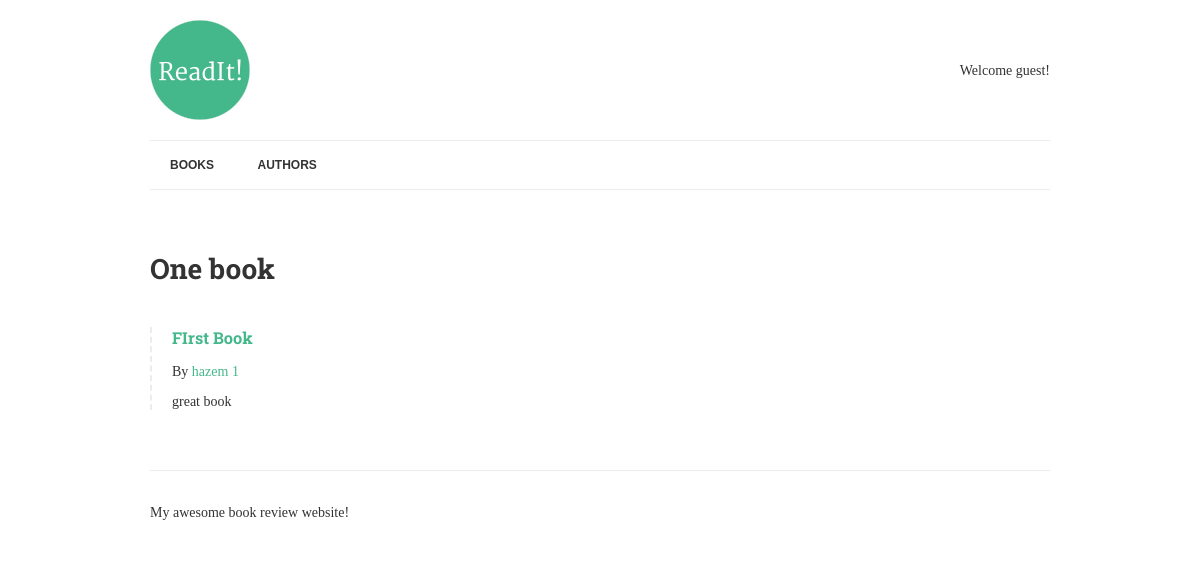
Before: / with the older database file.
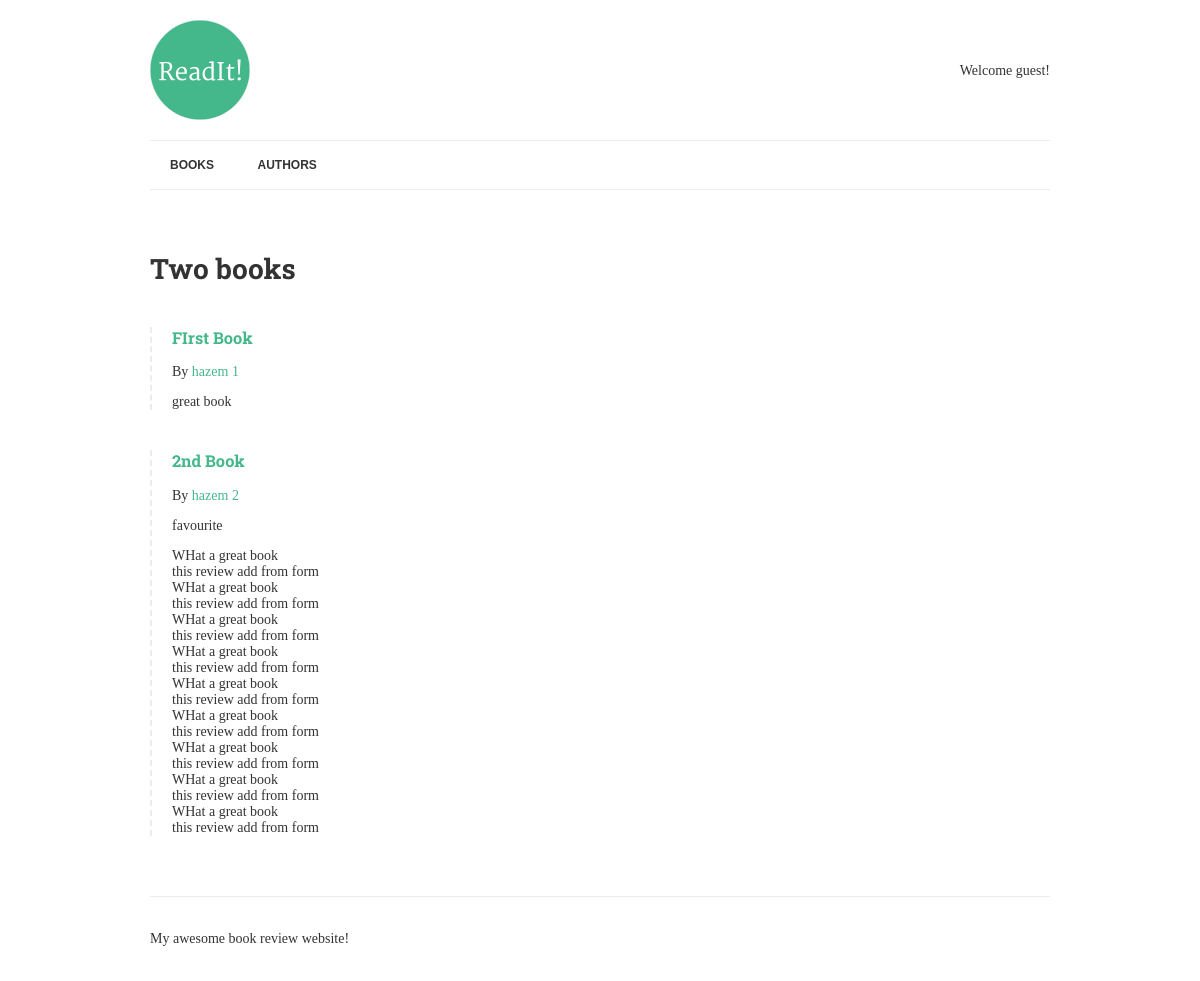
After: the same page with the newer database file.
### books/models.py (models this page shows, shortened)
class Book(models.Model):
	title = models.CharField(max_length=150)
	authors = models.ManyToManyField('Author', related_name='books')
	review = models.TextField(blank=True, null=True)
	date_reviewed = models.DateTimeField(blank=True, null=True)
	is_favourite = models.BooleanField(default=False, verbose_name="Favourite?")

class Author(models.Model):
	name = models.CharField(max_length=70, help_text="Use pen name, not real name!",
							unique=True)

### books/views.py (the view)
# urls.py: url(r'^$', list_books, name='books'),
def list_books(request):
    books = Book.objects.exclude(date_reviewed__isnull=True).prefetch_related('authors')
    context = {
        'books': books,
    }
    return render(request, "list.html", context)

### books/templates/list.html
{% extends "base.html" %}
{% load humanize %}
{% block content %}
	<h1>{{ books.count|apnumber|title }} book{{ books.count|pluralize }}</h1>
	{% for book in books %}
		{% include "book-detail.html" %}
	{% endfor %}
{% endblock %}

### books/templates/book-detail.html
<div class="book">
	<h3><a href="{% url 'book-detail' book.pk %}">{{ book.title }}</a></h3>
	<p>By {% for author in book.authors.all %}<a href="{% url 'author-detail' author.pk %}">{{ author.name }}</a>{% endfor %}</p>
	{% if book.is_favourite %}<p class="highlight">favourite</p>{% endif %}
	<p>{{ book.review|linebreaks }}</p>
</div>

Changed rows visible on the page:
now on this page (row edited): Book: title "2nd Book", is_favourite "favourite", review "WHat a great book this review add from form WHat a great book this review add from form WHat a great book this review add from form WHat a great book this review add from form WHat a great book this review add from form WHat a great book this review add from form WHat a great book this review add from form WHat a great book this review add from form WHat a great book this review add from form"
now on this page (row unchanged): Author: name "hazem 2", shown under "2nd Book"
Other visible differences:
{{ books.count|apnumber|title }}: "One" → "Two"
